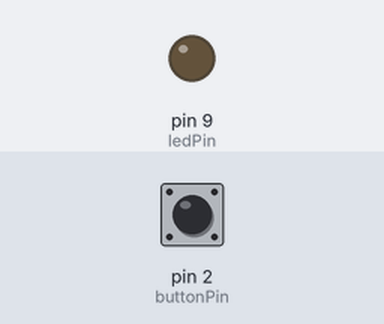
The sketch below on a simulated Arduino Uno, built with avr-gcc and run on an emulated ATmega328P. Shown: output pins drawn as LEDs (lit = HIGH). Inputs (shaded band) come from the test bench; at power-on: pin 2 (buttonPin) HIGH.

Above: at 1.2 s.
1.3 s: pin 2 (buttonPin) pulled LOW for 0.15 s
At 1.37 s:
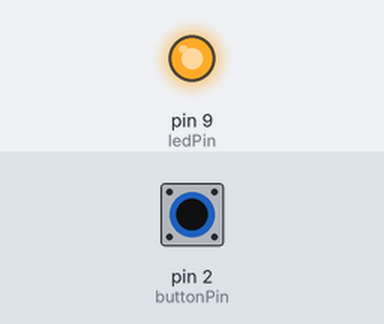
2.9 s: pin 2 (buttonPin) pulled LOW for 3.2 s
At 6.5 s:
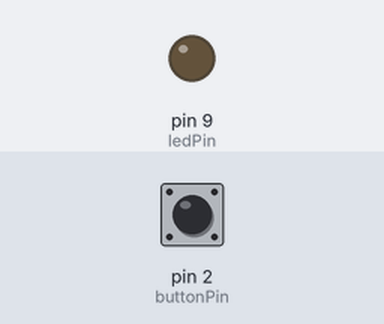
Timing chart, 0 to 8.0 s (numbered marks = the images above; inputs shaded):
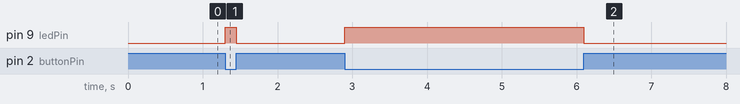

Measured:
- after the input at 1.3 s, pin 9 (ledPin): LOW → HIGH at once, → LOW 0.15 s later
- after the input at 2.9 s, pin 9 (ledPin): LOW → HIGH at once, → LOW 3.2 s later

The sketch:

button_led.ino
```cpp
const int buttonPin = 2;   // button connected to pin 2
const int ledPin    = 9;   // LED connected to pin 9

int buttonState = 0;

void setup() {
  pinMode(buttonPin, INPUT_PULLUP); // button to GND
  pinMode(ledPin, OUTPUT);
}

void loop() {
  buttonState = digitalRead(buttonPin);

  if (buttonState == LOW) {
    digitalWrite(ledPin, HIGH); // LED ON when button pressed
  } else {
    digitalWrite(ledPin, LOW);  // LED OFF otherwise
  }
}
```
